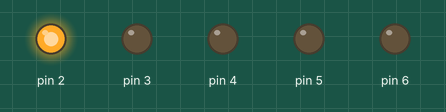
A sketch run on a simulated Arduino Uno, built with avr-gcc and run on an emulated ATmega328P. On the bench: output pins drawn as LEDs (lit = HIGH).

Above: at 0.05 s.
At 0.65 s:
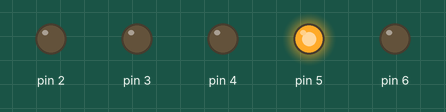
At 1.25 s:
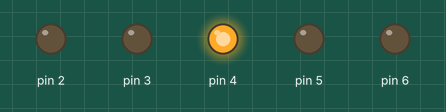
At 1.85 s:
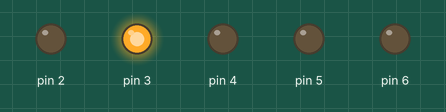
At 2.5 s:
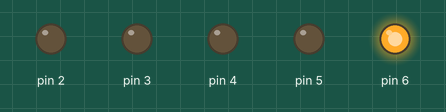
Timing chart, 0 to 3.0 s (numbered marks = the images above):
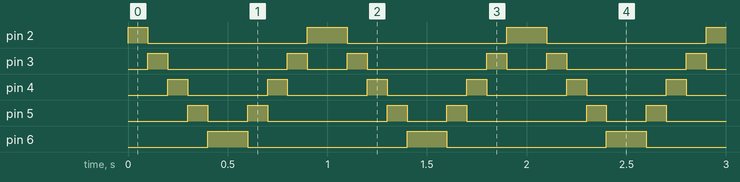

The sketch:

Practica3.ino
```cpp
/*
    Abel Monsivais Badillo
    16051844
    Sexto semestre
    Sistemas Programables

*/
int d=1000;
int o=500;
int s=100;
void setup() {
  // put your setup code here, to run once:
  //Primero definimos los pines que utilizaremos para cada LED

    pinMode(6,OUTPUT);
    pinMode(5,OUTPUT);
    pinMode(4,OUTPUT);
    pinMode(3,OUTPUT);
    pinMode(2,OUTPUT);
}

void loop() {
    for(int i = 2; i <7; i++)
    {
        digitalWrite(i,HIGH);
        delay(s);

        digitalWrite(i,LOW);
    }
     for(int i = 6;  i>=2; i--)
    {
        digitalWrite(i,HIGH);
        delay(s);

        digitalWrite(i,LOW);
    }

}
```

Measured:
- by itself, pin 2: repeats every 1.0 s: LOW 0.80 s, HIGH 0.20 s
- by itself, pin 3: repeats every 1.0 s: LOW 0.60 s, HIGH 0.10 s, LOW 0.20 s, HIGH 0.10 s
- by itself, pin 4: alternates HIGH for 0.10 s and LOW for 0.40 s
- by itself, pin 5: repeats every 1.0 s: LOW 0.20 s, HIGH 0.10 s, LOW 0.60 s, HIGH 0.10 s
- by itself, pin 6: alternates HIGH for 0.20 s and LOW for 0.80 s
